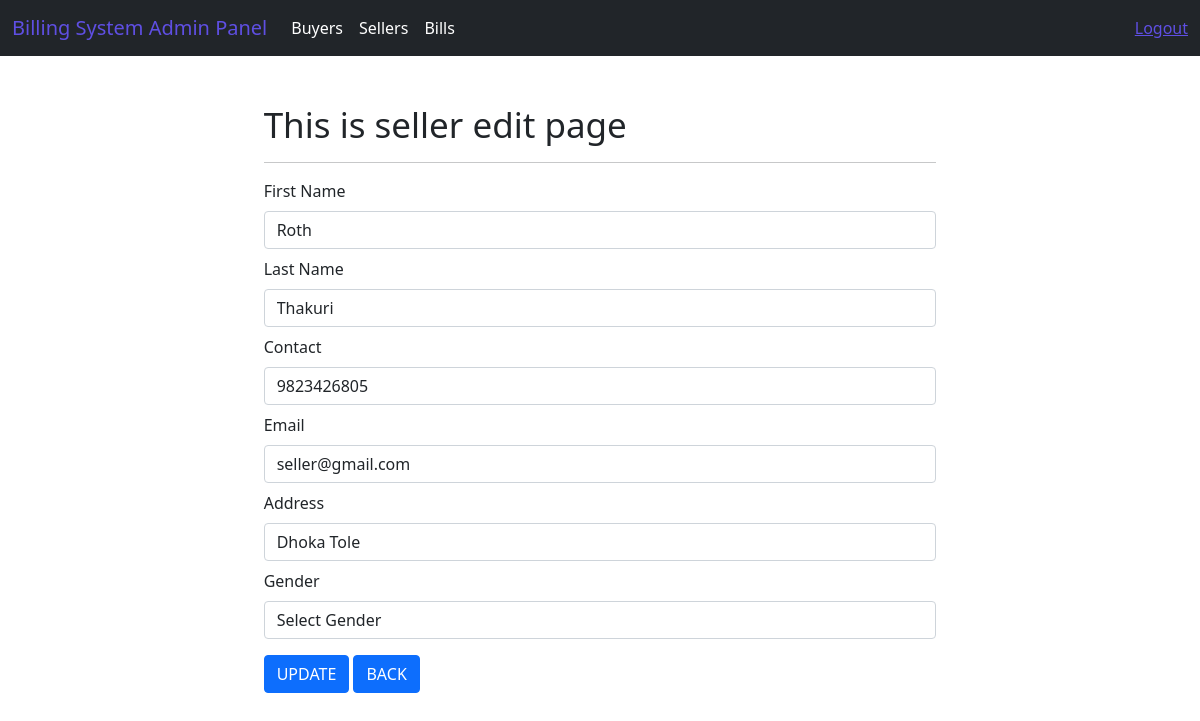
The app's page /system/seller/edit/3 (signed in) with its own data.
### system/models.py (models this page shows)
class CustomUser(AbstractUser):
    MALE = 'Male'
    FEMALE = 'Female'
    OTHERS = 'Female'
    GENDER_CHOICES = [
            (MALE, 'Male'),
            (FEMALE, 'Female'),
            (OTHERS, 'Others'),
            ]
    BUYER_ROLE = 'Buyer'
    SELLER_ROLE = 'Seller'
    ROLE_CHOICES = [
            (BUYER_ROLE, 'Buyer'),
            (SELLER_ROLE, 'Seller'),
            ]
    username = models.CharField(max_length=50, unique=True)
    first_name = models.CharField(max_length=50)
    last_name = models.CharField(max_length=50)
    address = models.CharField(max_length=50)
    contact = models.CharField(max_length=50)
    email = models.EmailField(max_length=50)
    gender = models.CharField(max_length=10, choices=GENDER_CHOICES)
    role = models.CharField(max_length=20, choices=ROLE_CHOICES)
    objects = UserManager()
    REQUIRED_FIELDS = []

### system/views.py (the view)
# urls.py: path("seller/edit/<int:id>",views.seller_edit,name= 'edit-seller'),
@login_required(login_url='login')
def seller_edit(request, id):
    data = CustomUser.objects.get(id=id)
    context = {"data": data}
    return render(request, 'adminPanel/sellers/sellers_edit.html', context)

### templates/adminPanel/sellers/sellers_edit.html (shortened to what this page needs)
{% extends 'layouts/master.html' %}
{% block content %}
<div class="container mt-5 mb-5">
    <div class="row">
        <div class="col-md-2"></div>
        <div class="col-md-8">
            <h1>This is seller edit page</h1>
            <hr>
            <form action="{% url 'update-seller' %}" method="post" enctype="multipart/form-data">
                <div class="form-group mb-2">
                    <label class="mb-2">First Name</label>
                    <input
                        type="text"
                        class="form-control"
                        name="first_name"
                        value="{{ data.first_name }}"
                    >
                </div>
                <div class="form-group mb-2">
                    <label class="mb-2">Last Name</label>
                    <input
                        type="text"
                        class="form-control"
                        name="last_name"
                        value="{{ data.last_name }}"
                    >
                </div>
                <div class="form-group mb-2">
                    <label class="mb-2">Contact</label>
                    <input
                        type="number"
                        class="form-control"
                        name="contact"
                        value="{{ data.contact }}"
                    >
                </div>
                <div class="form-group mb-2">
                    <label class="mb-2">Email</label>
                    <input
                        type="email"
                        class="form-control"
                        name="email"
                        value="{{ data.email }}"
                    >
                </div>
                <div class="form-group mb-2">
                    <label class="mb-2">Address</label>
                    <input
                        type="text"
                        class="form-control"
                        name="address"
                        value="{{ data.address }}"
                    >
                </div>
                <div class="form-group mb-2">
                    <label class="mb-2"> Gender</label>
                    <select class="form-control" name="gender">
                        <option value="">Select Gender</option>
                      </select>
                </div>
                <input type="submit" class="btn btn-primary mt-2" value="UPDATE">
                <a href="{% url 'index-seller' %}" class="btn btn-primary mt-2">BACK</a>
            </form>
        </div>
        <div class="col-md-2"></div>
    </div>
</div>
{% endblock %}

### static/css/style.css (style rules this page uses)
h1 { font-size: 35px; }

### records on screen
CustomUser: first_name "Roth", last_name "Thakuri", contact "9823426805", email "seller@gmail.com", address "Dhoka Tole"
